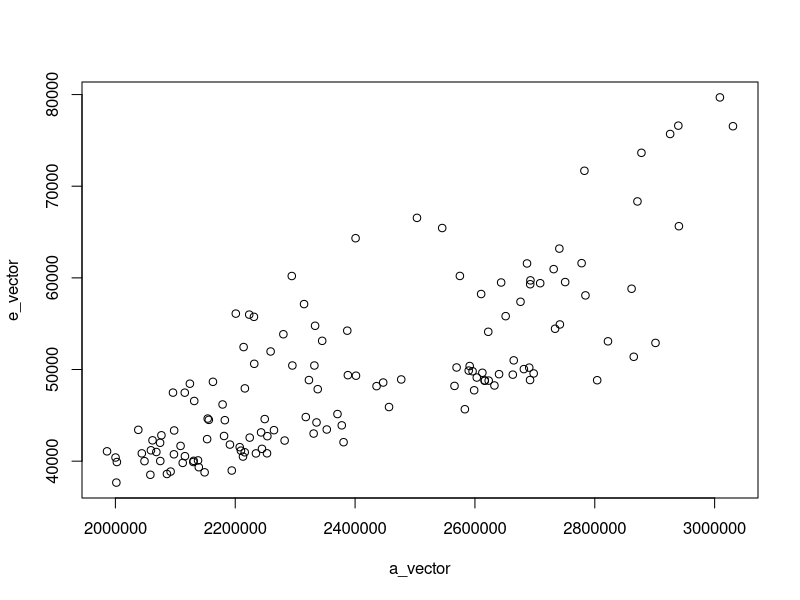
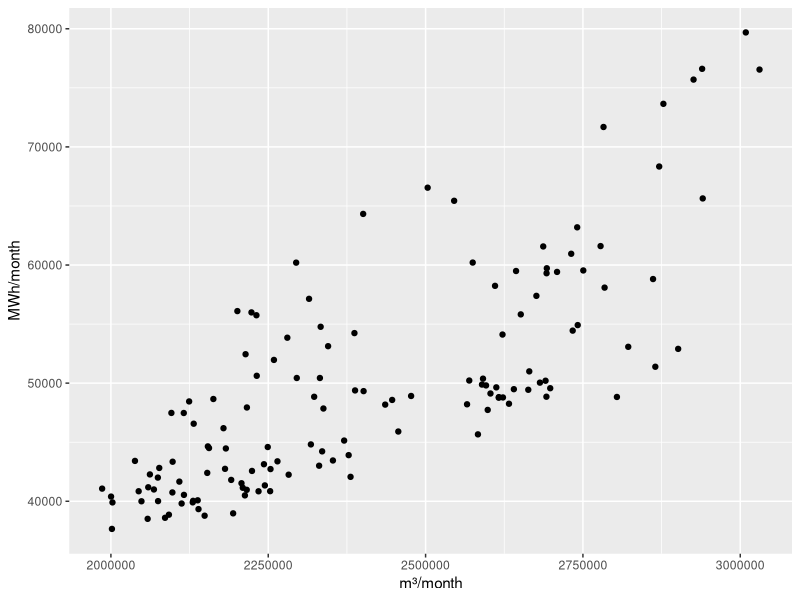
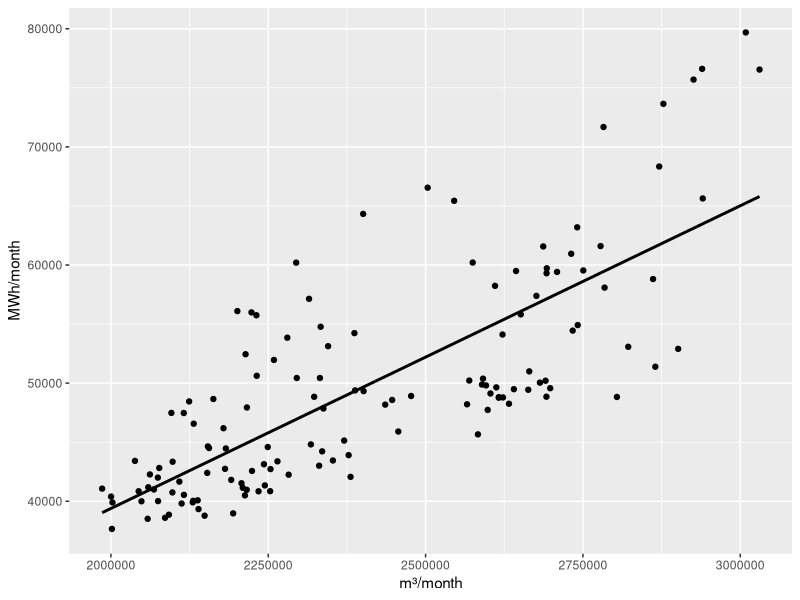
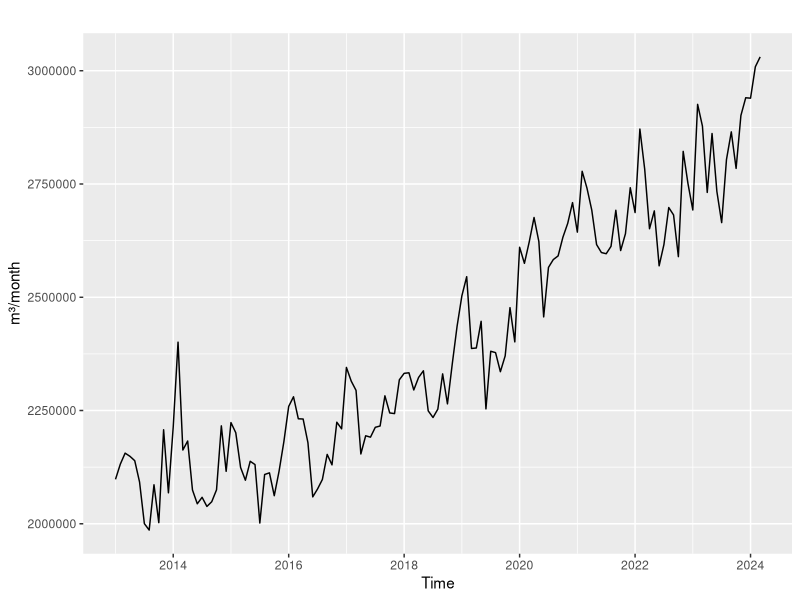
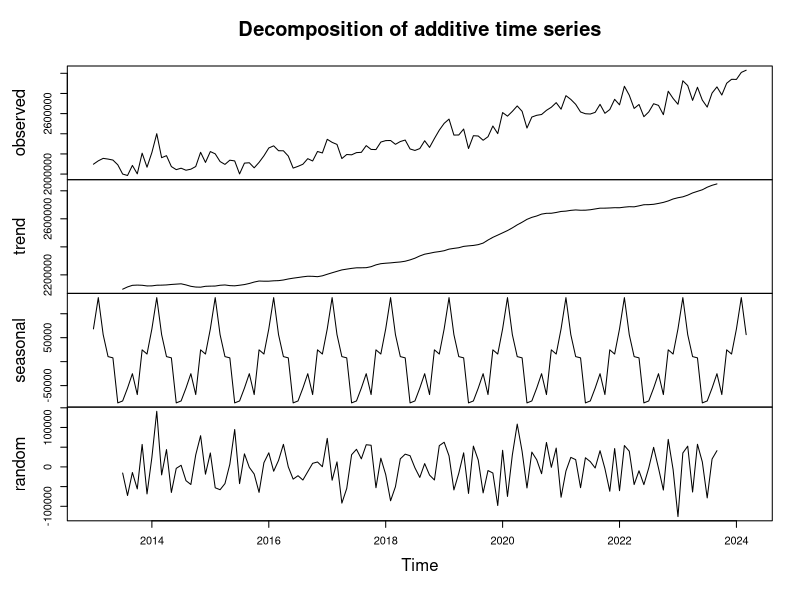
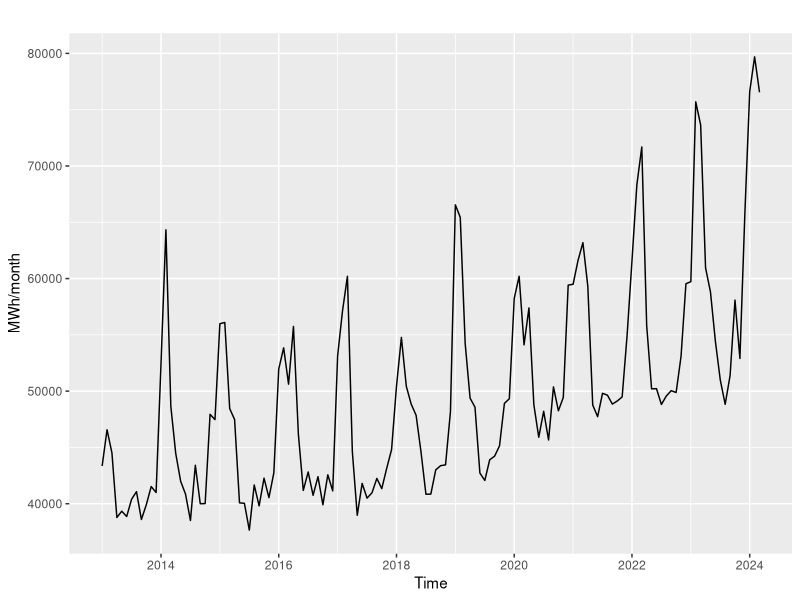
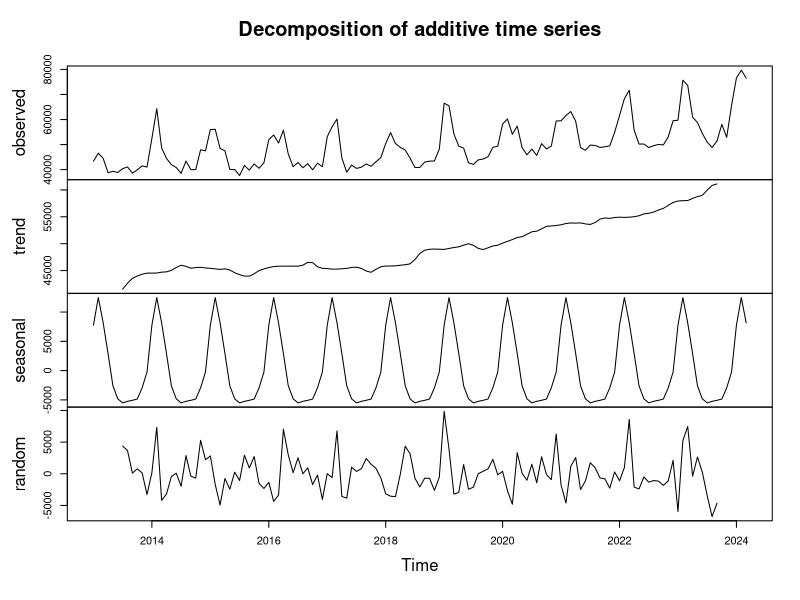
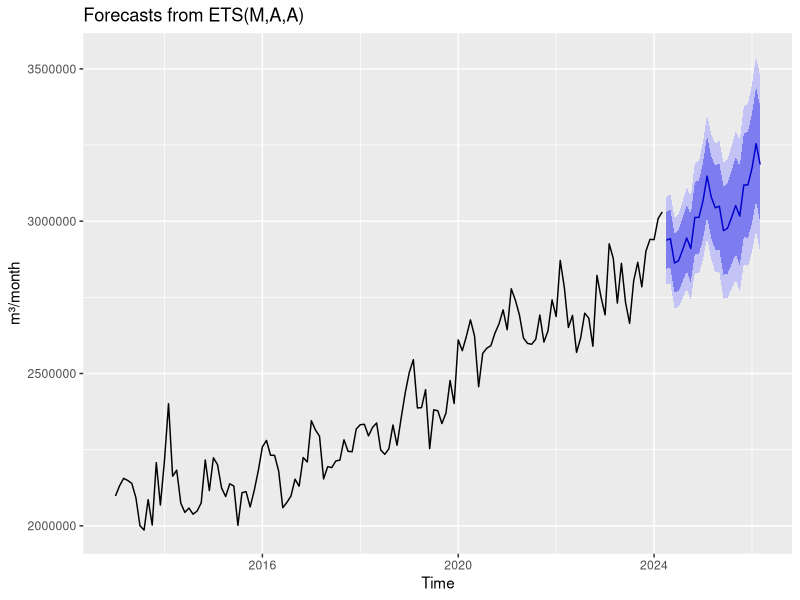

Here is the R script that generated these plots, in order: (Note: this script raises an error after producing the figures.)
#Graphs and metrics: 
#Correlation and time series of residential water and electricity consumption in Joinville

library(readxl)
library(ggplot2)
library(forecast)
library(MLmetrics)

tab_cor <- read_excel("correlation_table_joinville.xlsx")

a_vector <- tab_cor$`m³/month`
e_vector <- tab_cor$`MWh/month`

plot(a_vector, e_vector)

lin_model_cor <- lm(e_vector ~ a_vector, data = tab_cor)

summary(lin_model_cor)
coef(lin_model_cor)

cor.test(a_vector, e_vector) #correlation between water and electricity consumption
resultado <- cor.test(a_vector, e_vector)
resultado$p.value

ggplot(data = tab_cor, aes(x = a_vector, y = e_vector)) +
  geom_point(color='black') +
  xlab("m³/month") + 
  ylab("MWh/month")

ggplot(data = tab_cor, aes(x = a_vector, y = e_vector)) +
  geom_point(color='black') +
  geom_smooth(method = "lm", se = FALSE, color = "black") + 
  xlab("m³/month") + 
  ylab("MWh/month")

summary(a_vector)
sd(a_vector)

summary(e_vector)
sd(e_vector)

water_day <- tab_cor$`liter/inhabitant/day`
summary(water_day)

energy_day <- tab_cor$`kWh/inhabitant/day`
summary(energy_day)

#---------------------------------------------------------  
#time series analysis of consumption by month
  
water_ts <- ts(a_vector, start=c(2013, 1), end=c(2024, 3), frequency=12)
autoplot(water_ts, ylab = "m³/month")
plot(decompose(water_ts))

energy_ts <- ts(e_vector, start=c(2013, 1), end=c(2024, 3), frequency=12)
autoplot(energy_ts, ylab = "MWh/month")
plot(decompose(energy_ts))

#applying the ets model to monthly water consumption

fit <- ets(water_ts)

autoplot(forecast(fit),ylab = "m³/month")
accuracy(fit)
ts(fit)

res <- fit$residuals
plot(res)
acf(res,main = "Residual series",
    xlab = "Time",
    ylab = "m³/month")

plot(a_vector, fit$fitted)
cor(a_vector, fit$fitted)
R2_Score(fit$fitted, a_vector)

#applying the ets model to monthly electricity consumption

fit2 <- ets(energy_ts)

autoplot(forecast(fit2),ylab = "MWh/month")

accuracy(fit2)
ts(fit2)

res2 <- fit2$residuals
plot(res2)
acf(res2,main = "Residual series",
    xlab = "Time",
    ylab = "MWh/month")

plot(e_vector, fit2$fitted)
cor(e_vector, fit2$fitted)
R2_Score(fit2$fitted, e_vector)

#---------------------------------------------------------  
#time series analysis of consumption per day

water_day_ts <- ts(water_day, start=c(2013, 1), end=c(2024, 3), frequency=12)
autoplot(water_day_ts, ylab = "liter/inhabitant/day")

energy_day_ts <- ts(energy_day, start=c(2013, 1), end=c(2024, 3), frequency=12)
autoplot(energy_day_ts, ylab = "kWh/inhabitant/day")

#application of the arima model to water consumption per day

fit2 <- ets(water_day_ts)
autoplot(forecast(fit2), ylab = "liter/inhabitant/day")

accuracy(fit2)
ts(fit2)

res2 <- fit2$residuals
plot(res2)
acf(res2,main = "Residual series",
    xlab = "Time",
    ylab = "liter/inhabitant/day")

plot(e_vector, fit2$fitted)
cor(e_vector, fit2$fitted)
R2_Score(fit2$fitted, e_vector)

#application of the arima model to energy consumption per day 

fit2 <- ets(energy_day_ts)
autoplot(forecast(fit2), ylab = "kWh/inhabitant/day")

accuracy(fit2)
ts(fit2)

res2 <- fit2$residuals
plot(res2)
acf(res2,main = "Residual series",
    xlab = "Time",
    ylab = "kWh/inhabitant/day")

plot(e_vector, fit2$fitted)
cor(e_vector, fit2$fitted)
R2_Score(fit2$fitted, e_vector)
